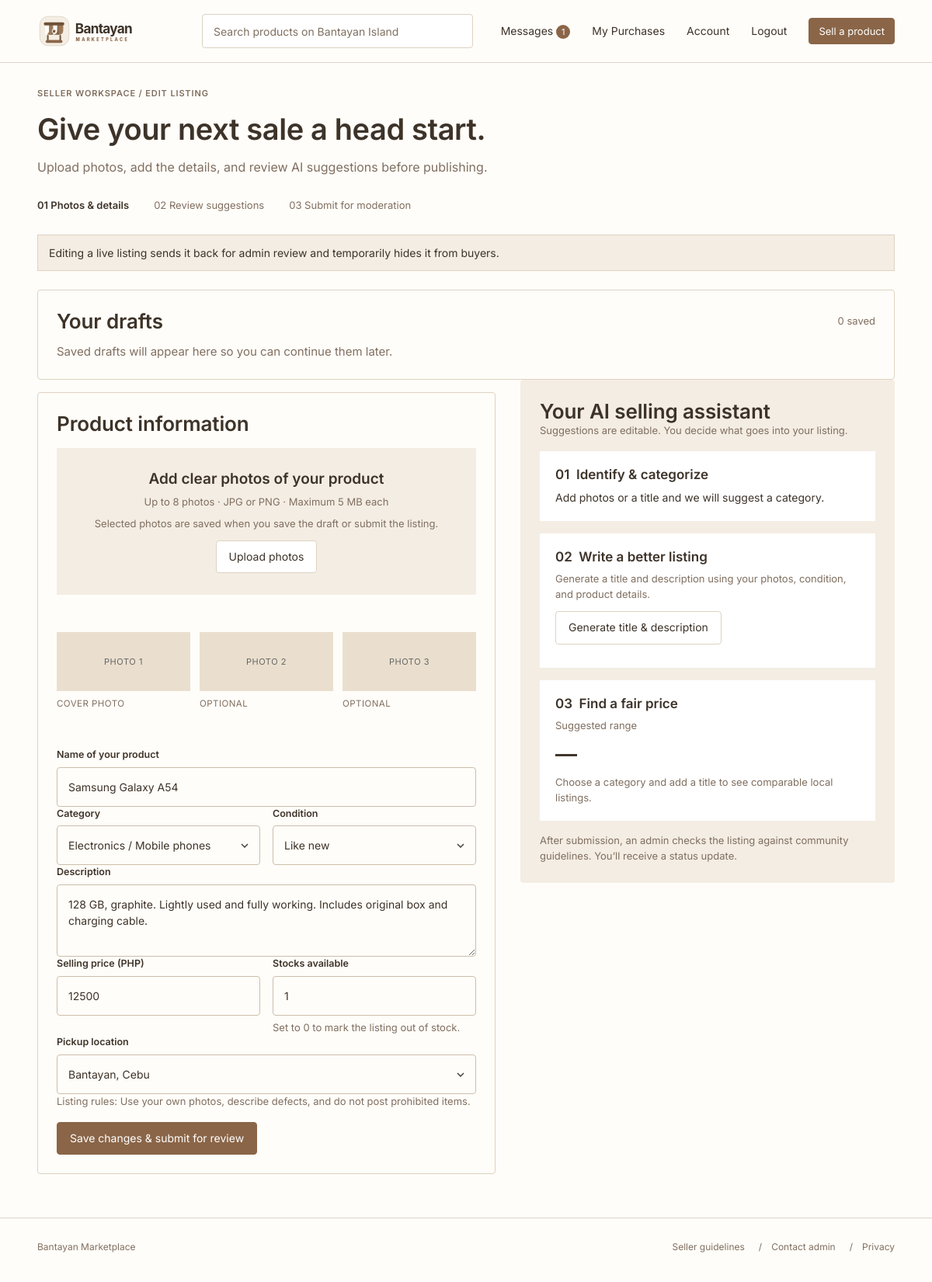
The page /sell.php?id=1 (signed in) on the database its author committed.
### tables this page shows
CREATE TABLE IF NOT EXISTS users (
  id                 INT UNSIGNED NOT NULL AUTO_INCREMENT,
  firstname          VARCHAR(80)  NOT NULL,
  lastname           VARCHAR(80)  NOT NULL,
  username           VARCHAR(40)  NULL,
  email              VARCHAR(190) NULL,
  phone              VARCHAR(32)  NULL,
  phone_carrier      ENUM('globe','smart') NULL,
  email_verified_at  DATETIME     NULL,
  phone_verified_at  DATETIME     NULL,
  password_hash      VARCHAR(255) NOT NULL,
  town_id            INT UNSIGNED NOT NULL,
  role               ENUM('member','admin')      NOT NULL DEFAULT 'member',
  status             ENUM('active','restricted','deactivated') NOT NULL DEFAULT 'active',
  violation_count    INT UNSIGNED NOT NULL DEFAULT 0,
  profile_pic        VARCHAR(255) NULL,
  terms_accepted_at  DATETIME     NOT NULL,
  face_verified_at   DATETIME     NULL,
  last_login_at      DATETIME     NULL,
  created_at         DATETIME     NOT NULL DEFAULT CURRENT_TIMESTAMP,
  updated_at         DATETIME     NOT NULL DEFAULT CURRENT_TIMESTAMP ON UPDATE CURRENT_TIMESTAMP,
  PRIMARY KEY (id),
  UNIQUE KEY uq_users_username (username),
  UNIQUE KEY uq_users_email (email),
  UNIQUE KEY uq_users_phone (phone),
  KEY idx_users_town (town_id),
  CONSTRAINT fk_users_town FOREIGN KEY (town_id) REFERENCES towns (id)
);

CREATE TABLE IF NOT EXISTS listings (
  id               INT UNSIGNED NOT NULL AUTO_INCREMENT,
  seller_id        INT UNSIGNED NOT NULL,
  category_id      INT UNSIGNED NULL,
  town_id          INT UNSIGNED NOT NULL,
  title            VARCHAR(150) NOT NULL,
  description      TEXT         NOT NULL,
  price            DECIMAL(10,2) NOT NULL DEFAULT 0.00,
  stock            INT UNSIGNED NOT NULL DEFAULT 1,
  item_condition   ENUM('new','like_new','used') NULL,
  status           ENUM('draft','pending','changes_requested','approved','rejected','removed','sold')
                   NOT NULL DEFAULT 'draft',
  submitted_at     DATETIME NULL,
  published_at     DATETIME NULL,
  sold_at          DATETIME NULL,
  created_at       DATETIME NOT NULL DEFAULT CURRENT_TIMESTAMP,
  updated_at       DATETIME NOT NULL DEFAULT CURRENT_TIMESTAMP ON UPDATE CURRENT_TIMESTAMP,
  PRIMARY KEY (id),
  KEY idx_listings_status_published (status, published_at),
  KEY idx_listings_category (category_id, status),
  KEY idx_listings_town (town_id),
  KEY idx_listings_seller (seller_id, status),
  KEY idx_listings_price (price),
  KEY idx_listings_stock (status, stock),
  CONSTRAINT chk_listings_price CHECK (price >= 0),
  CONSTRAINT fk_listings_seller   FOREIGN KEY (seller_id)   REFERENCES users (id),
  CONSTRAINT fk_listings_category FOREIGN KEY (category_id) REFERENCES categories (id),
  CONSTRAINT fk_listings_town     FOREIGN KEY (town_id)     REFERENCES towns (id)
);

CREATE TABLE IF NOT EXISTS towns (
  id            INT UNSIGNED NOT NULL AUTO_INCREMENT,
  name          VARCHAR(60)  NOT NULL,
  slug          VARCHAR(60)  NOT NULL,
  PRIMARY KEY (id),
  UNIQUE KEY uq_towns_name (name),
  UNIQUE KEY uq_towns_slug (slug)
);

### views/sell.php (the view, shortened to what the rows shown need)
<section class="wrap page-head">
    <h1 class="h1">Give your next sale a head start.</h1>
</section>
<section class="wrap pad-bottom">
    <div class="panel top-gap">
        <div class="panel-head">
            <h2 class="h2">Your drafts</h2>
        </div>
    </div>
    <div class="sell-grid">
        <form class="panel form" id="sell-form" method="post" enctype="multipart/form-data" action="<?= e(url('sell.php')) ?>"
              data-endpoint="<?= e(url('api/ai-listing.php')) ?>" data-listing="<?= (int) ($listing['id'] ?? 0) ?>"
              data-existing="<?= count($photos) ?>" data-max="<?= (int) MAX_PHOTOS ?>">
            <h2 class="h2">Product information</h2>
            <fieldset <?= $editable ? '' : 'disabled' ?> class="plain">
                <div class="field">
                    <label for="title">Name of your product</label>
                    <input id="title" name="title" maxlength="150" placeholder="Product name" value="<?= e($form['title']) ?>" required>
                </div>
                <div class="field-row">
                    <div class="field">
                        <label for="category_id">Category</label>
                        <select id="category_id" name="category_id">
                            <?php foreach ($leaves as $c): ?>
                                <option value="<?= (int) $c['id'] ?>"<?= (int) $form['category_id'] === (int) $c['id'] ? ' selected' : '' ?>><?= e($c['label']) ?></option>
                            <?php endforeach; ?>
                        </select>
                    </div>
                </div>
                <div class="field">
                    <label for="description">Description</label>
                    <textarea id="description" name="description" rows="3" maxlength="2000" placeholder="Lightly used. Describe what is included and mention any defects."><?= e($form['description']) ?></textarea>
                </div>
                <div class="field">
                    <label for="town_id">Pickup location</label>
                    <select id="town_id" name="town_id">
                        <?php foreach ($towns as $t): ?>
                            <option value="<?= (int) $t['id'] ?>"<?= (int) $form['town_id'] === (int) $t['id'] ? ' selected' : '' ?>><?= e(town_label($t['name'])) ?></option>
                        <?php endforeach; ?>
                    </select>
                </div>
            </fieldset>
        </form>
        <aside class="panel panel-soft assistant" id="ai-panel">
            <h2 class="h2">Your AI selling assistant</h2>
        </aside>
    </div>
</section>

### views/partials/site-header.php (shortened to what the rows shown need)
<?php
$mh = $layout['mobile_header'];
?>
<header class="site-header<?= $mh ? ' has-appbar' : '' ?>">
    <div class="wrap header-row">
        <nav class="header-nav" aria-label="Account">
            <?php if ($me): ?>
                <a class="nav-link hide-mobile" href="<?= e(url('messages.php')) ?>">Messages<?php if ($unread > 0): ?> <span class="badge"><?= (int) $unread ?></span><?php endif; ?></a>
            <?php else: ?>
                <a class="nav-link" href="<?= e(url('login.php')) ?>">Sign in<span class="hide-mobile"> / Register</span></a>
            <?php endif; ?>
        </nav>
    </div>
</header>

### rows shown on the page
users: id "1"
listings: title "Samsung Galaxy A54", category_id "Electronics / Mobile phones", description "128 GB, graphite. Lightly used and fully working. Includes original box and charging cable.", town_id "Bantayan, Cebu"

### other values the page prints
count($drafts) "0"
MAX_PHOTOS "8"
$num "1"
$num "2"
$num "3"
$text "Bantayan Marketplace"
$label "Seller guidelines"
$label "Contact admin"
$label "Privacy"
form field item_condition "Like new"
